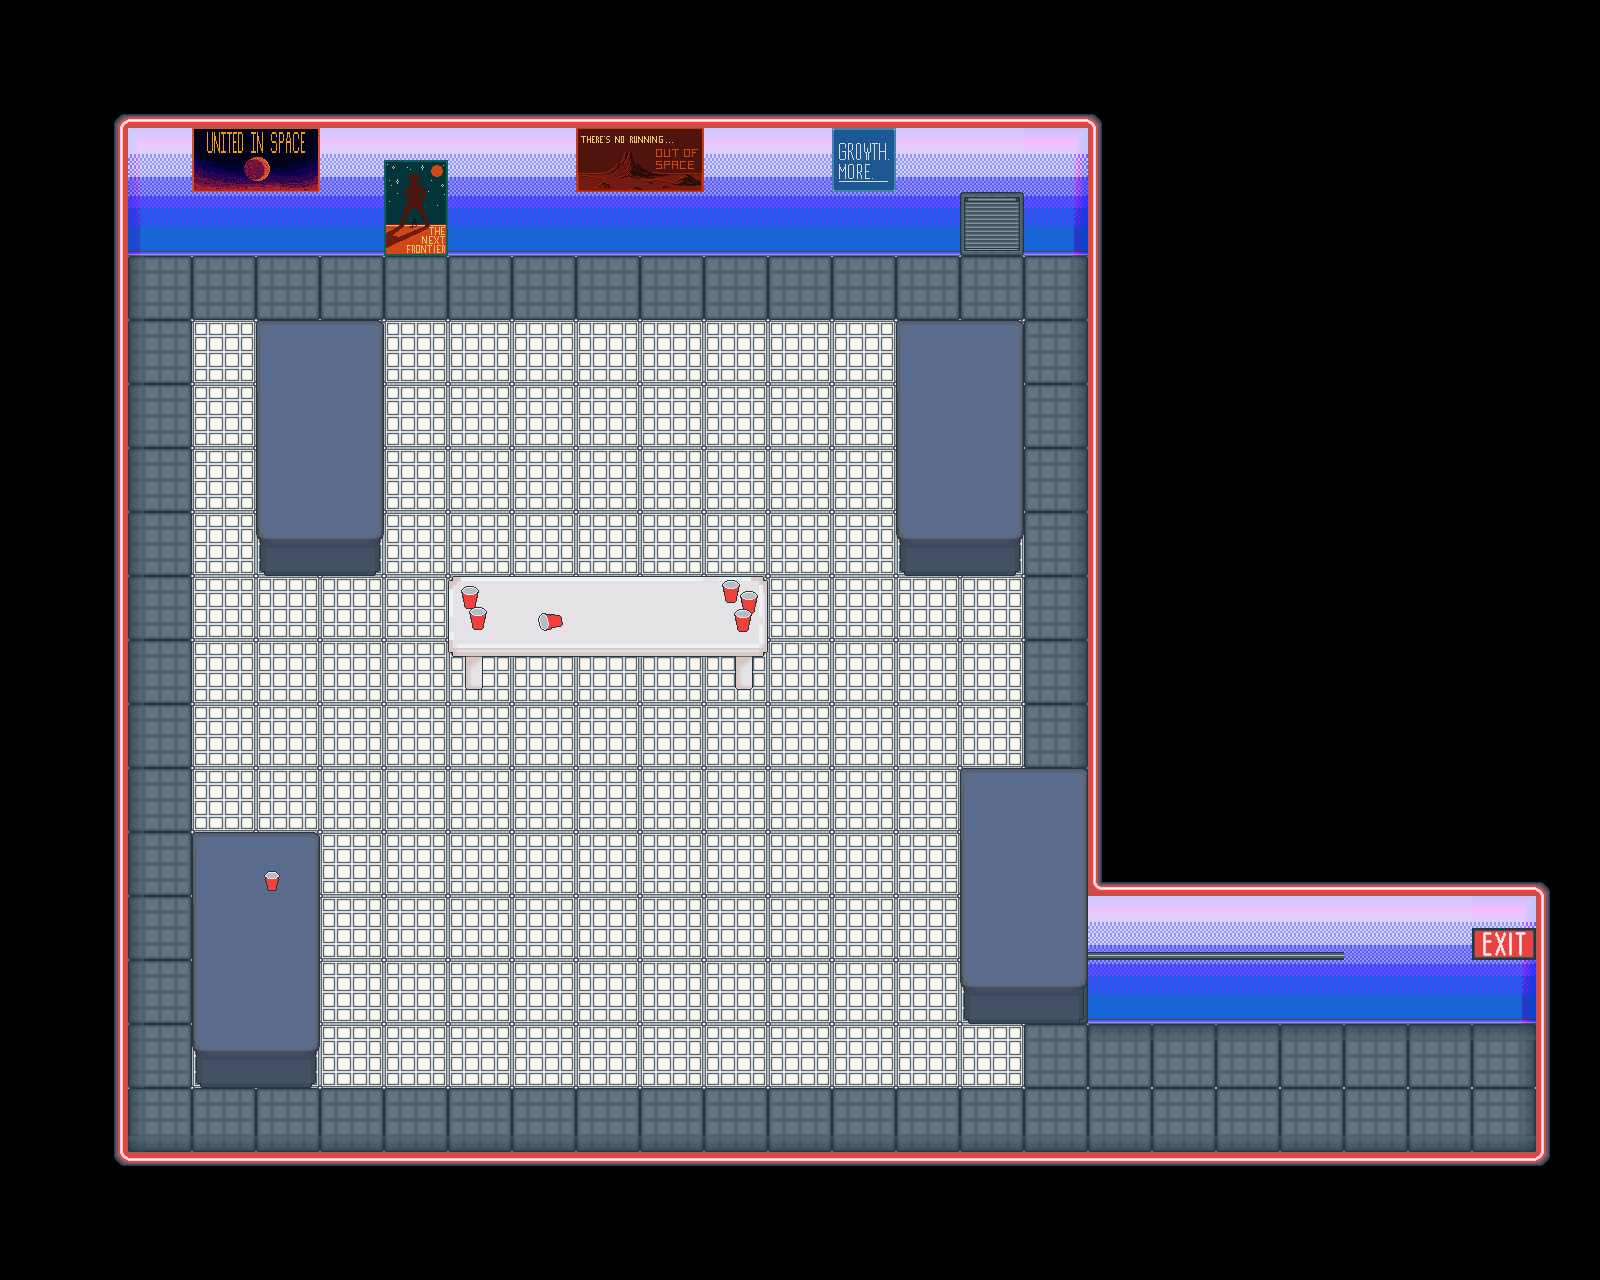

Tiled map render using the project's own tile images. Description and the map definition, with tile-layer contents summarised, below:
An orthogonal 25x20 tile map with 64x64 px tiles, 3 tile layers (Base, Embellish, Embellish2) and 20 objects (5x Computer, LaserDoor, Npc, ExitDoor).

<map version="1.10" tiledversion="1.11.2" orientation="orthogonal" renderorder="right-down" width="25" height="20" tilewidth="64" tileheight="64" infinite="0" nextlayerid="12" nextobjectid="46">
 <editorsettings>
  <export target="level2.tmj" format="json" />
 </editorsettings>
 <tileset firstgid="1" source="atticusWalls.tsx" />
 <layer id="1" name="Base" width="25" height="20">
  <data>[500 cells, 341 non-empty, 18 distinct tile ids]</data>
 </layer>
 <layer id="2" name="Embellish" width="25" height="20">
  <data>[500 cells, 15 non-empty, 9 distinct tile ids]</data>
 </layer>
 <layer id="11" name="Embellish2" width="25" height="20">
  <data>[500 cells, 1 non-empty, 1 distinct tile ids]</data>
 </layer>
 <objectgroup id="4" name="walls" visible="0">
  <object id="3" x="1088" y="128" width="64" height="768" />
  <object id="4" x="128" y="1152" width="1408" height="64" />
  <object id="5" x="64" y="128" width="64" height="1024" />
  <object id="6" x="128" y="128" width="960" height="64" />
  <object id="25" x="1088" y="896" width="448" height="64" />
  <object id="27" x="1536" y="960" width="64" height="192" />
  <object id="38" x="896" y="320" width="128" height="192" />
  <object id="39" x="192" y="832" width="128" height="192" />
  <object id="40" x="960" y="768" width="128" height="192" />
  <object id="41" x="448" y="576" width="320" height="64" />
 </objectgroup>
 <objectgroup id="9" name="rooms" visible="0" />
 <objectgroup id="6" name="playerSpawn" visible="0">
  <object id="12" x="192" y="320">
   <point />
  </object>
 </objectgroup>
 <objectgroup id="5" name="doors" visible="0">
  <object id="29" type="LaserDoor" x="1088" y="960" width="256" height="192">
   <properties>
    <property name="pin" type="int" value="5189" />
   </properties>
  </object>
 </objectgroup>
 <objectgroup id="3" name="objects">
  <object id="20" type="Npc" gid="44" x="192" y="448" width="80" height="64" visible="0">
   <properties>
    <property name="path" type="object" value="17" />
   </properties>
  </object>
  <object id="33" type="Computer" gid="17" x="896" y="448" width="64" height="64">
   <properties>
    <property name="hasPseudocode" type="bool" value="true" />
    <property name="note">(complements = 
    HIDDENLINE hashMap()
)
Iterate through nums:
If num in complements:
    HIDDENLINE return complements[num] and the currentIdx
else:
    HIDDENLINE insert the current idx into complements with key target - num
</property>
    <property name="pinText" value="5189" />
    <property name="problemUrl" value="https://leetcode.com/problems/two-sum/description/" />
   </properties>
  </object>
  <object id="34" type="Computer" gid="22" x="256" y="960" width="64" height="64">
   <properties>
    <property name="hasPhrases" type="bool" value="true" />
    <property name="note">Subject: Post-Sprint Reflection
From: Rushabh
To: Team
Every time I think I’m done, someone else tosses a last-minute item on my backlog.
Sigh...I wish I had a STARTPHRASE hashMap() ENDPHRASE in my brain to keep track of all this stuff...
</property>
   </properties>
  </object>
  <object id="35" type="Computer" gid="17" x="960" y="896" width="64" height="64">
   <properties>
    <property name="hasProblem" type="bool" value="true" />
    <property name="hasPseudocode" type="bool" value="false" />
    <property name="note">From: Melon Husk
To: All
Subject: Bumping up efficiency.
Hello again Technicians,
You've probably realized what a great privilege it is to work for me by now. Being the humble man I am, I failed to recognize my own genius until well into my own life, 5 years old to be exact.
Ah, while the other children played games with balls and stick and tortured ants and snails I was poring over quantumn physics textbooks and confounding my parents with fluent Latin.
So yes, you are privileged to be working for me. And to keep that privilege you'll have to solve another problem now! (1. TwoSum) to be exact.
Toodaloo,
Melon</property>
    <property name="pinText" value=" _ _ 8 9" />
    <property name="problemName" value="TwoSum" />
    <property name="problemUrl" value="https://leetcode.com/problems/two-sum/description/" />
   </properties>
  </object>
  <object id="42" type="ExitDoor" gid="50" x="1408" y="1024" width="64" height="112" />
  <object id="44" type="Computer" gid="17" x="256" y="384" width="64" height="64">
   <properties>
    <property name="hasPhrases" type="bool" value="true" />
    <property name="note">Subject: Post-Sprint Reflection
From: Tobey
To: Team
Pro-tip to get free stuff from the commissary. Order an item for delivery. When the order arrives report it as stolen. The order system will run " STARTPHRASE insert the current idx into complements with key target - num ENDPHRASE " The system overflows and gives you a second order for free!
</property>
   </properties>
  </object>
  <object id="45" type="Computer" gid="22" x="320" y="512" width="64" height="64">
   <properties>
    <property name="hasPhrases" type="bool" value="true" />
    <property name="note">Subject: Kitchen Mystery
From: Shawn
Found a random half of a coffee pod on the counter this morning.
Someone scrawled " STARTPHRASE return complements[num] and the currentIdx ENDPHRASE " on the side.
Can we be more mindful of where we are jotting down our pseudocode?
</property>
   </properties>
  </object>
 </objectgroup>
 <objectgroup id="8" name="roombaPath" visible="0">
  <object id="37" x="384" y="1088">
   <polyline points="0,0 0,-192 0,-704 448,-704 448,-384 448,0 640,0" />
  </object>
 </objectgroup>
</map>
